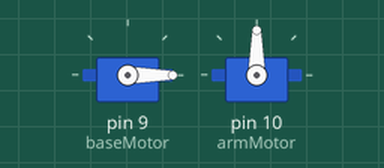
Recording of a sketch running on a simulated Arduino Uno, built with avr-gcc and run on an emulated ATmega328P. Parts: 2 × servo.

Above: at 0.05 s.
At 3.75 s:
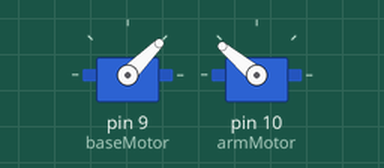
At 7.45 s:
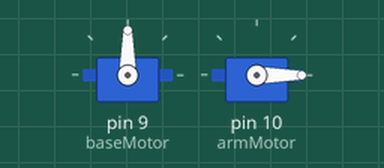
At 14.95 s:
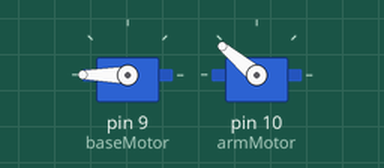
Timing chart, 0 to 19.5 s (numbered marks = the images above):
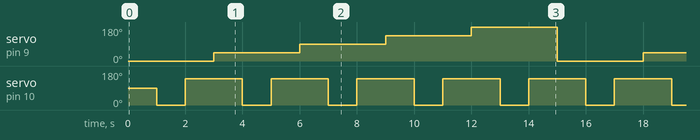

The sketch:

extend_and_retract_with_function.ino
```cpp
/*
retract -> 0
extend -> 140
*/

#include <Servo.h>

Servo baseMotor;
Servo armMotor;

int baseMotorAngle;

void setup() {
  pinMode(9,OUTPUT);
  pinMode(10,OUTPUT);
  baseMotor.attach(9);
  armMotor.attach(10);
}

void extendRetract() {
  armMotor.write(0);
  delay(1000);
  armMotor.write(140);
  delay(1000);
}

void loop() {

  baseMotorAngle = 0;
  baseMotor.write(baseMotorAngle);
  delay(1000);
  extendRetract();

  for (int i = 0 ; i < 4; i++) {
    baseMotorAngle = baseMotorAngle + 45;
    baseMotor.write(baseMotorAngle);
    delay(1000);
    extendRetract();
  }

}
```

Measured:
- by itself, servo on pin 9 (baseMotor): repeats every 15.0 s: 90° 3.0 s, 135° 3.0 s, 180° 3.0 s, 0° 3.0 s, 45° 3.0 s
- by itself, servo on pin 10 (armMotor): alternates 140° for 2.0 s and 0° for 1.0 s
